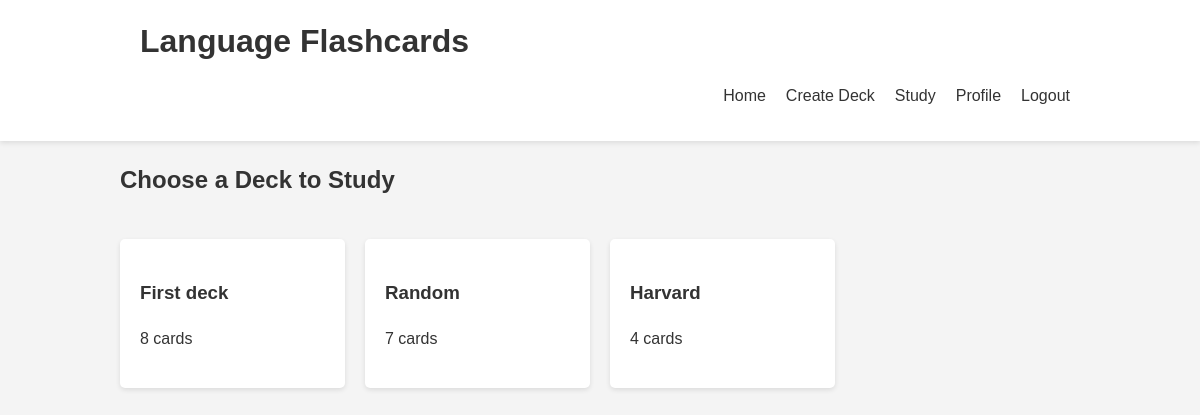
The page /study/ (signed in) on the database its author committed.
### flashcards/models.py (models this page shows, shortened)
class Deck(models.Model):
    user = models.ForeignKey(User, on_delete=models.CASCADE)
    name = models.CharField(max_length=100)
    language = models.CharField(max_length=50)
    created_at = models.DateTimeField(auto_now_add=True)

### flashcards/views.py (the view)
# urls.py: path('study/', views.study, name='study'),
@login_required
def study(request):
    decks = Deck.objects.filter(user=request.user)
    return render(request, 'flashcards/study_list.html', {'decks': decks})

### flashcards/templates/flashcards/study_list.html
{% extends 'flashcards/base.html' %}
{% load static %}
{% block content %}
<h2>Choose a Deck to Study</h2>
{% if decks %}
    <div class="deck-grid">
        {% for deck in decks %}
            <a href="{% url 'study_deck' deck.id %}" class="deck-card">
                <div class="deck-card-content">
                    <h3>{{ deck.name }}</h3>
                    <p>{{ deck.flashcard_set.count }} cards</p>
                </div>
            </a>
        {% endfor %}
    </div>
{% else %}
    <p>You don't have any decks yet. <a href="{% url 'create_deck' %}">Create a deck</a> to start studying!</p>
{% endif %}
{% endblock %}

### flashcards/static/flashcards/styles1.css (style rules this page uses)
body { font-family: 'Arial', sans-serif; line-height: 1.6; color: #333; margin: 0; padding: 0; background-color: #f4f4f4; overflow-x: hidden; }
.deck-grid { display: grid; grid-template-columns: repeat(auto-fill, minmax(200px, 1fr)); gap: 20px; padding: 20px 0; }
.deck-card { background-color: #fff; border-radius: 5px; padding: 20px; text-decoration: none; color: #333; box-shadow: 0 2px 5px rgba(0, 0, 0, 0.1); transition: transform 0.3s ease; }

### rows shown on the page
Deck: name "First deck", flashcard_set.count "8"
Deck: name "Random", flashcard_set.count "7"
Deck: name "Harvard", flashcard_set.count "4"
